Frame 1 (no input): blank canvas, image omitted
Frame 60 (no input): blank canvas, image omitted
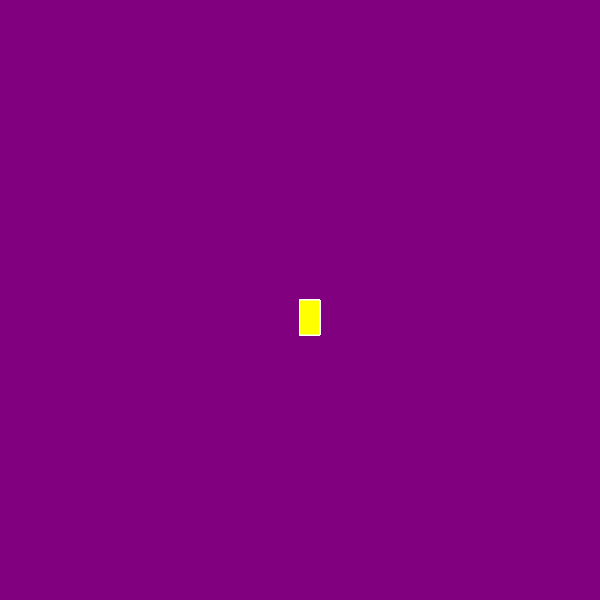
Frame 120 (the mouse pressed at the canvas centre since frame 60)

The p5.js sketch whose frames 1 and 60 were blank and that drew this single picture after the mouse press (run headless with seeded random() and noise() and a simulated clock; from frame 60 on, the mouse is pressed at the canvas centre):

// p5.js sketch
// ── sketch.js
function setup() {
    createCanvas(600, 600);
    background("purple");
  }
  
  function draw() {
    stroke("white");
    fill("yellow");
  
    // console.log(mouseIsPressed)
  
    if (mouseIsPressed) {
      rect(mouseX, mouseY, 20, 35);
    }
  }
  
